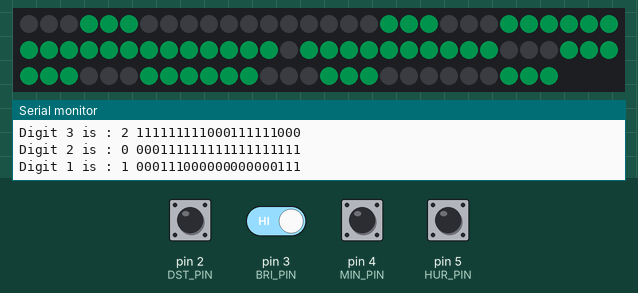
Recording of a sketch running on a simulated Arduino Uno, built with avr-gcc and run on an emulated ATmega328P. Parts: 87 RGB LEDs in strip order, left to right, continuing on the next row, the last lines printed to the serial monitor. The test bench sets the inputs (shaded band); at power-on: pin 2 (DST_PIN), pin 3 (BRI_PIN), pin 4 (MIN_PIN), pin 5 (HUR_PIN) HIGH. Dim RGB values are drawn brighter than linear; colours are those a GRB WS2812 strip shows for the declared byte order; the local clock reads 2024-03-15 10:24:30 at power-on unless the sketch sets it.

Above: at 1.2 s.
1.3 s: pin 2 (DST_PIN) pulled LOW for 0.25 s
3.5 s: pin 4 (MIN_PIN) pulled LOW for 0.25 s
At 5.5 s:
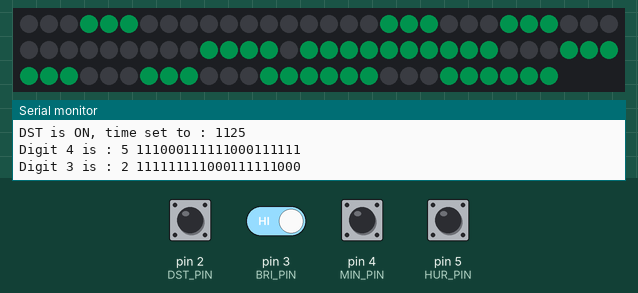
5.8 s: pin 5 (HUR_PIN) pulled LOW for 0.25 s
At 6.9 s:
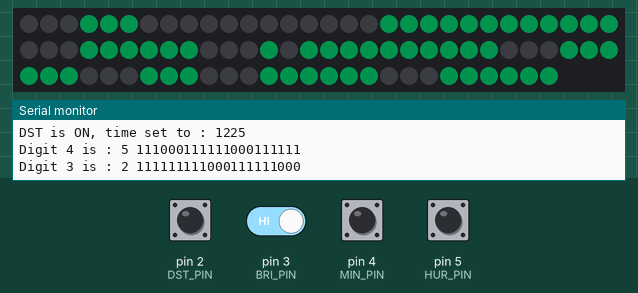
7.9 s: pin 3 (BRI_PIN) driven LOW
9.5 s: pin 2 (DST_PIN) pulled LOW for 1 s
At 10.6 s:
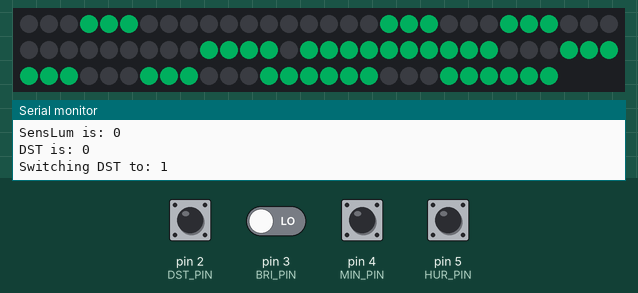
12.3 s: pin 4 (MIN_PIN) pulled LOW for 1 s
At 15.2 s:
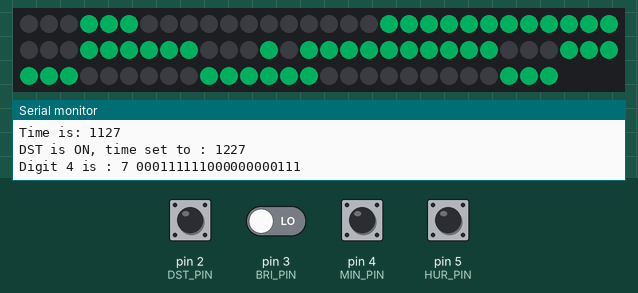
Timing chart, 0 to 16.7 s (numbered marks = the images above; inputs shaded):
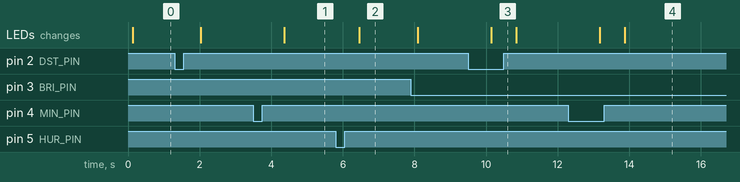

The sketch:

Clock.ino
```cpp
// Used libraries
#include <DS3232RTC.h>
#include <RTClib.h> //
#include <Time.h>
#include <TimeLib.h>
#include <FastLED.h>

RTC_DS3231 rtc;

//Defining pins on Arduino
#define NUM_LEDS 87 // Number of LEDs in the project
#define COLOR_ORDER BRG  // Define color order for your strip
#define DATA_PIN 6  // Data pin for led comunication
#define DST_PIN 2  // Define DST adjust button pin
#define MIN_PIN 4  // Define Minutes adjust button pin
#define HUR_PIN 5  // Define Hours adjust button pin
#define BRI_PIN 3  // Define Light sensor pin

// Constructing digits and symbols
CRGB leds[NUM_LEDS]; // Define LEDs strip
byte digits[10][21] =  {{0,0,0,1,1,1,1,1,1,1,1,1,1,1,1,1,1,1,1,1,1},  // Digit 0
                       {0,0,0,1,1,1,0,0,0,0,0,0,0,0,0,0,0,0,1,1,1},   // Digit 1
                       {1,1,1,1,1,1,1,1,1,0,0,0,1,1,1,1,1,1,0,0,0},   // Digit 2
                       {1,1,1,1,1,1,1,1,1,0,0,0,0,0,0,1,1,1,1,1,1},   // Digit 3
                       {1,1,1,1,1,1,0,0,0,1,1,1,0,0,0,0,0,0,1,1,1},   // Digit 4
                       {1,1,1,0,0,0,1,1,1,1,1,1,0,0,0,1,1,1,1,1,1},   // Digit 5
                       {1,1,1,0,0,0,1,1,1,1,1,1,1,1,1,1,1,1,1,1,1},   // Digit 6
                       {0,0,0,1,1,1,1,1,1,0,0,0,0,0,0,0,0,0,1,1,1},   // Digit 7
                       {1,1,1,1,1,1,1,1,1,1,1,1,1,1,1,1,1,1,1,1,1},   // Digit 8
                       {1,1,1,1,1,1,1,1,1,1,1,1,0,0,0,1,1,1,1,1,1}};  // Digit 9

bool DST = false; //DST state
int last_digit = 0;
bool lastBrightnessSensorTrigger;

int ledColor = 031135; // Color used (in hex)

void setup(){
  Serial.begin(9600);
  LEDS.addLeds<WS2812B, DATA_PIN, COLOR_ORDER>(leds, NUM_LEDS); // Set LED strip type
  LEDS.setBrightness(75); // Set initial brightness
  pinMode(DST_PIN, INPUT_PULLUP); // Define DST adjust button pin
  pinMode(MIN_PIN, INPUT_PULLUP); // Define Minutes adjust button pin
  pinMode(HUR_PIN, INPUT_PULLUP); // Define Hours adjust button pi

  leds[42]=ledColor;
  leds[44]=ledColor;

}

// Get time in a single number, if hours will be a single digit then time will be displayed 155 instead of 0155
int GetTime(){
  tmElements_t Now;
  RTC.read(Now);
  int hour=Now.Hour;
  int minutes=Now.Minute;
  int second =Now.Second;
  return (hour*100+minutes);
  };

// Check Light sensor and set brightness accordingly
void BrightnessCheck(){
  const byte sensorPin = BRI_PIN; // light sensor pin
  const byte brightnessLow = 52; // Low brightness value
  const byte brightnessHigh = 150; // High brightness value
  int sensorValue = digitalRead(sensorPin); // Read sensor
   Serial.print("SensLum is: ");Serial.println(sensorValue);
  if (sensorValue == LOW && lastBrightnessSensorTrigger != LOW) {
    LEDS.setBrightness(brightnessHigh);
    lastBrightnessSensorTrigger = LOW;
    }
  if (sensorValue == HIGH && lastBrightnessSensorTrigger != HIGH){
      LEDS.setBrightness(brightnessLow);
      lastBrightnessSensorTrigger = HIGH;
    }
  };

// Convert time to array needed for WS2812B
void TimeToArray(){
  int Now = GetTime();  // Get time

  int cursor = 87; // last led number
    leds[0]=0x000000; // blanking dash
    leds[1]=0x000000; // blanking dash
    leds[2]=0x000000; // blanking dash
    leds[3]=0x000000; // blanking dash

   Serial.print("Time is: ");Serial.println(Now);
  if (DST){   // if DST is true then add one hour
   Now+=100;
   Serial.print("DST is ON, time set to : ");Serial.println(Now);
  };

  for(int i=1;i<=4;i++){
    int digit = Now % 10; // get last digit in time
   // 4 digit control:
    if (i==1){
      Serial.print("Digit 4 is : ");
      Serial.print(digit);
      Serial.print(" ");
      cursor = 66;
    for(int k=0; k<=20; k++){
         Serial.print(digits[digit][k]);
        if (digits[digit][k]== 1){leds[cursor]=ledColor;}
         else if (digits[digit][k]==0){leds[cursor]=0x000000;};
         cursor ++;
        };
       Serial.println();

      last_digit = digit;
      }
  // 3 digit control:
    else if (i==2){
       Serial.print("Digit 3 is : ");
       Serial.print(digit);
       Serial.print(" ");
      cursor = 45;
    for(int k=0; k<=20; k++){
         Serial.print(digits[digit][k]);
        if (digits[digit][k]== 1){leds[cursor]=ledColor;}
         else if (digits[digit][k]==0){leds[cursor]=0x000000;};
         cursor ++;
        };
       Serial.println();
      }
// 2 digit control:
    else if (i==3){
       Serial.print("Digit 2 is : ");
       Serial.print(digit);
       Serial.print(" ");
      cursor = 21;
      for(int k=0; k<=20; k++){
         Serial.print(digits[digit][k]);
        if (digits[digit][k]== 1){leds[cursor]=ledColor;}
         else if (digits[digit][k]==0){leds[cursor]=0x000000;};
         cursor ++;
        };
       Serial.println();
      }
  // 1 digit control:
    else if (i==4){
       Serial.print("Digit 1 is : ");
       Serial.print(digit);
       Serial.print(" ");
      cursor = 0;
      for(int k=0; k<=20;k++){
         Serial.print(digits[digit][k]);
        if (digits[digit][k]== 1){leds[cursor]=ledColor;}
         else if (digits[digit][k]==0){leds[cursor]=0x000000;};
         cursor ++;
        };
       Serial.println();
      }
    Now /= 10;
  };
};
// End of time show


// Daylight saving time
void DSTcheck(){
   int buttonDST = digitalRead(2);
   Serial.print("DST is: ");Serial.println(DST);
   if (buttonDST == LOW){
    if (DST){
      DST=false;
      Serial.print("Switching DST to: ");Serial.println(DST);
      }
      else if (!DST){
        DST=true;
        Serial.print("Switching DST to: ");Serial.println(DST);
      };
   delay(500);
   };
  }
// End of daylight saving time function

// Time adjust function
void TimeAdjust(){
  int buttonH = digitalRead(HUR_PIN);
  int buttonM = digitalRead(MIN_PIN);
   //Serial.print("buttonH ");Serial.println(buttonH);
   //Serial.print("buttonM ");Serial.println(buttonM);
  if (buttonH == LOW || buttonM == LOW){
    delay(500);
    tmElements_t Now;
    RTC.read(Now);
    int hour=Now.Hour;
    int minutes=Now.Minute;
    int second =Now.Second;
      if (buttonH == LOW){
        if (Now.Hour== 23){Now.Hour=0;}
          else {Now.Hour += 1;};
        }else {
          if (Now.Minute== 59){Now.Minute=0;}
          else {Now.Minute += 1;};
          };
    RTC.write(Now);
    }
  }
// End of time adjust function

void loop()
{
  BrightnessCheck(); // Check brightness
  DSTcheck(); // Check DST
  TimeAdjust(); // Check to se if time is geting modified
  TimeToArray(); // Show time
  FastLED.show(); // Display leds array
  delay (50);
}
```

Measured:
- after the input at 3.5 s, the LEDs: change after 0.86 s (image 1)
- after the input at 5.8 s, the LEDs: change after 0.66 s (image 2)
- after the input at 9.5 s, the LEDs: change after 0.65 s (image 3)
